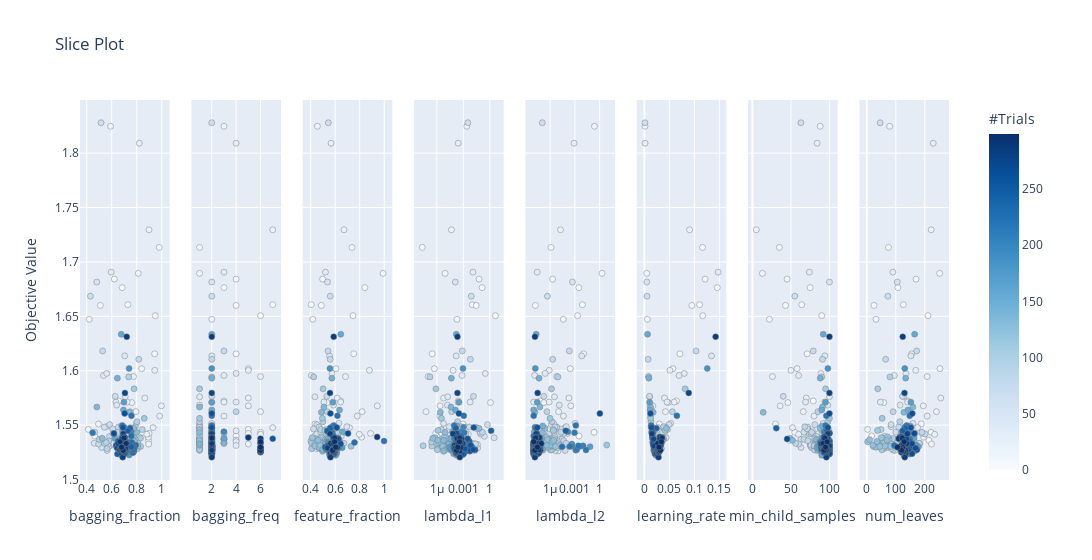

Source (notebook cell):
### Code cell
plot_slice(study)

### Figure 1 — Plotly figure (JSON) as saved in the notebook; plotly's stock layout.template omitted (floating-point values rounded to 4 significant figures; data arrays with more than 128 entries replaced by an {"elided": "..."} marker saying what was removed)
{"data": [{"marker": {"color": {"elided": "300 int values"}, "colorbar": {"title": {"text": "#Trials"}, "x": 1, "xpad": 40}, "colorscale": [[0, "rgb(247,251,255)"], [0.125, "rgb(222,235,247)"], [0.25, "rgb(198,219,239)"], [0.375, "rgb(158,202,225)"], [0.5, "rgb(107,174,214)"], [0.625, "rgb(66,146,198)"], [0.75, "rgb(33,113,181)"], [0.875, "rgb(8,81,156)"], [1, "rgb(8,48,107)"]], "line": {"color": "Grey", "width": 0.5}, "showscale": true}, "mode": "markers", "showlegend": false, "type": "scatter", "x": {"elided": "300 float values"}, "xaxis": "x", "y": {"elided": "300 float values"}, "yaxis": "y"}, {"marker": {"color": {"elided": "300 int values"}, "colorbar": {"title": {"text": "#Trials"}, "x": 1, "xpad": 40}, "colorscale": [[0, "rgb(247,251,255)"], [0.125, "rgb(222,235,247)"], [0.25, "rgb(198,219,239)"], [0.375, "rgb(158,202,225)"], [0.5, "rgb(107,174,214)"], [0.625, "rgb(66,146,198)"], [0.75, "rgb(33,113,181)"], [0.875, "rgb(8,81,156)"], [1, "rgb(8,48,107)"]], "line": {"color": "Grey", "width": 0.5}, "showscale": false}, "mode": "markers", "showlegend": false, "type": "scatter", "x": {"elided": "300 int values"}, "xaxis": "x2", "y": {"elided": "300 float values"}, "yaxis": "y2"}, {"marker": {"color": {"elided": "300 int values"}, "colorbar": {"title": {"text": "#Trials"}, "x": 1, "xpad": 40}, "colorscale": [[0, "rgb(247,251,255)"], [0.125, "rgb(222,235,247)"], [0.25, "rgb(198,219,239)"], [0.375, "rgb(158,202,225)"], [0.5, "rgb(107,174,214)"], [0.625, "rgb(66,146,198)"], [0.75, "rgb(33,113,181)"], [0.875, "rgb(8,81,156)"], [1, "rgb(8,48,107)"]], "line": {"color": "Grey", "width": 0.5}, "showscale": false}, "mode": "markers", "showlegend": false, "type": "scatter", "x": {"elided": "300 float values"}, "xaxis": "x3", "y": {"elided": "300 float values"}, "yaxis": "y3"}, {"marker": {"color": {"elided": "300 int values"}, "colorbar": {"title": {"text": "#Trials"}, "x": 1, "xpad": 40}, "colorscale": [[0, "rgb(247,251,255)"], [0.125, "rgb(222,235,247)"], [0.25, "rgb(198,219,239)"], [0.375, "rgb(158,202,225)"], [0.5, "rgb(107,174,214)"], [0.625, "rgb(66,146,198)"], [0.75, "rgb(33,113,181)"], [0.875, "rgb(8,81,156)"], [1, "rgb(8,48,107)"]], "line": {"color": "Grey", "width": 0.5}, "showscale": false}, "mode": "markers", "showlegend": false, "type": "scatter", "x": {"elided": "300 float values"}, "xaxis": "x4", "y": {"elided": "300 float values"}, "yaxis": "y4"}, {"marker": {"color": {"elided": "300 int values"}, "colorbar": {"title": {"text": "#Trials"}, "x": 1, "xpad": 40}, "colorscale": [[0, "rgb(247,251,255)"], [0.125, "rgb(222,235,247)"], [0.25, "rgb(198,219,239)"], [0.375, "rgb(158,202,225)"], [0.5, "rgb(107,174,214)"], [0.625, "rgb(66,146,198)"], [0.75, "rgb(33,113,181)"], [0.875, "rgb(8,81,156)"], [1, "rgb(8,48,107)"]], "line": {"color": "Grey", "width": 0.5}, "showscale": false}, "mode": "markers", "showlegend": false, "type": "scatter", "x": {"elided": "300 float values"}, "xaxis": "x5", "y": {"elided": "300 float values"}, "yaxis": "y5"}, {"marker": {"color": {"elided": "300 int values"}, "colorbar": {"title": {"text": "#Trials"}, "x": 1, "xpad": 40}, "colorscale": [[0, "rgb(247,251,255)"], [0.125, "rgb(222,235,247)"], [0.25, "rgb(198,219,239)"], [0.375, "rgb(158,202,225)"], [0.5, "rgb(107,174,214)"], [0.625, "rgb(66,146,198)"], [0.75, "rgb(33,113,181)"], [0.875, "rgb(8,81,156)"], [1, "rgb(8,48,107)"]], "line": {"color": "Grey", "width": 0.5}, "showscale": false}, "mode": "markers", "showlegend": false, "type": "scatter", "x": {"elided": "300 float values"}, "xaxis": "x6", "y": {"elided": "300 float values"}, "yaxis": "y6"}, {"marker": {"color": {"elided": "300 int values"}, "colorbar": {"title": {"text": "#Trials"}, "x": 1, "xpad": 40}, "colorscale": [[0, "rgb(247,251,255)"], [0.125, "rgb(222,235,247)"], [0.25, "rgb(198,219,239)"], [0.375, "rgb(158,202,225)"], [0.5, "rgb(107,174,214)"], [0.625, "rgb(66,146,198)"], [0.75, "rgb(33,113,181)"], [0.875, "rgb(8,81,156)"], [1, "rgb(8,48,107)"]], "line": {"color": "Grey", "width": 0.5}, "showscale": false}, "mode": "markers", "showlegend": false, "type": "scatter", "x": {"elided": "300 int values"}, "xaxis": "x7", "y": {"elided": "300 float values"}, "yaxis": "y7"}, {"marker": {"color": {"elided": "300 int values"}, "colorbar": {"title": {"text": "#Trials"}, "x": 1, "xpad": 40}, "colorscale": [[0, "rgb(247,251,255)"], [0.125, "rgb(222,235,247)"], [0.25, "rgb(198,219,239)"], [0.375, "rgb(158,202,225)"], [0.5, "rgb(107,174,214)"], [0.625, "rgb(66,146,198)"], [0.75, "rgb(33,113,181)"], [0.875, "rgb(8,81,156)"], [1, "rgb(8,48,107)"]], "line": {"color": "Grey", "width": 0.5}, "showscale": false}, "mode": "markers", "showlegend": false, "type": "scatter", "x": {"elided": "300 int values"}, "xaxis": "x8", "y": {"elided": "300 float values"}, "yaxis": "y8"}], "layout": {"title": {"text": "Slice Plot"}, "width": 2400, "xaxis": {"anchor": "y", "domain": [0, 0.1031], "title": {"text": "bagging_fraction"}}, "xaxis2": {"anchor": "y2", "domain": [0.1281, 0.2312], "title": {"text": "bagging_freq"}}, "xaxis3": {"anchor": "y3", "domain": [0.2562, 0.3594], "title": {"text": "feature_fraction"}}, "xaxis4": {"anchor": "y4", "domain": [0.3844, 0.4875], "title": {"text": "lambda_l1"}, "type": "log"}, "xaxis5": {"anchor": "y5", "domain": [0.5125, 0.6156], "title": {"text": "lambda_l2"}, "type": "log"}, "xaxis6": {"anchor": "y6", "domain": [0.6406, 0.7438], "title": {"text": "learning_rate"}}, "xaxis7": {"anchor": "y7", "domain": [0.7688, 0.8719], "title": {"text": "min_child_samples"}}, "xaxis8": {"anchor": "y8", "domain": [0.8969, 1], "title": {"text": "num_leaves"}}, "yaxis": {"anchor": "x", "domain": [0, 1], "title": {"text": "Objective Value"}}, "yaxis2": {"anchor": "x2", "domain": [0, 1], "matches": "y", "showticklabels": false}, "yaxis3": {"anchor": "x3", "domain": [0, 1], "matches": "y", "showticklabels": false}, "yaxis4": {"anchor": "x4", "domain": [0, 1], "matches": "y", "showticklabels": false}, "yaxis5": {"anchor": "x5", "domain": [0, 1], "matches": "y", "showticklabels": false}, "yaxis6": {"anchor": "x6", "domain": [0, 1], "matches": "y", "showticklabels": false}, "yaxis7": {"anchor": "x7", "domain": [0, 1], "matches": "y", "showticklabels": false}, "yaxis8": {"anchor": "x8", "domain": [0, 1], "matches": "y", "showticklabels": false}}}
